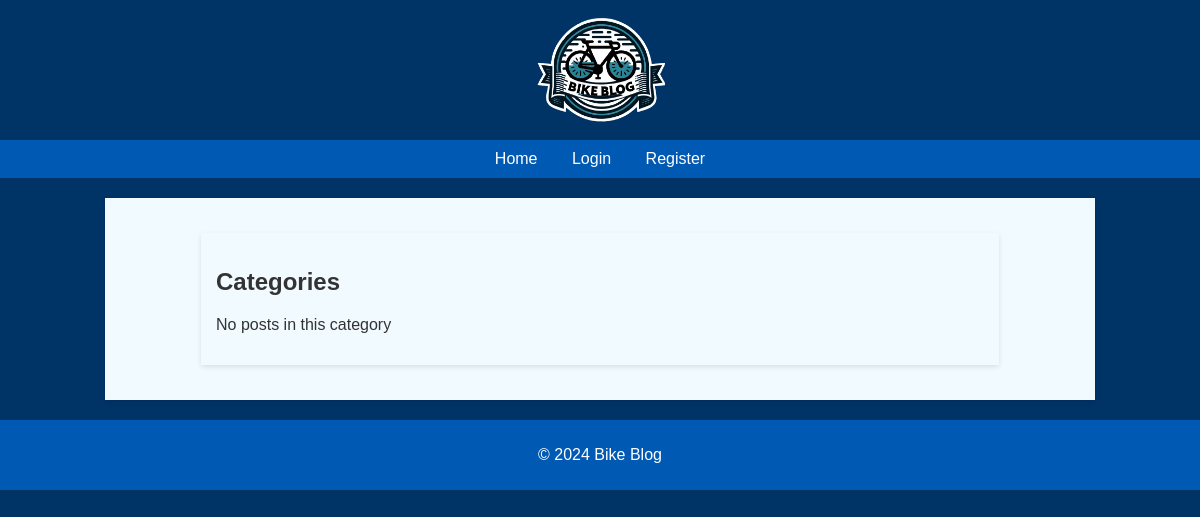
The app's page /category/Sprzęt i Akcesoria, older data.
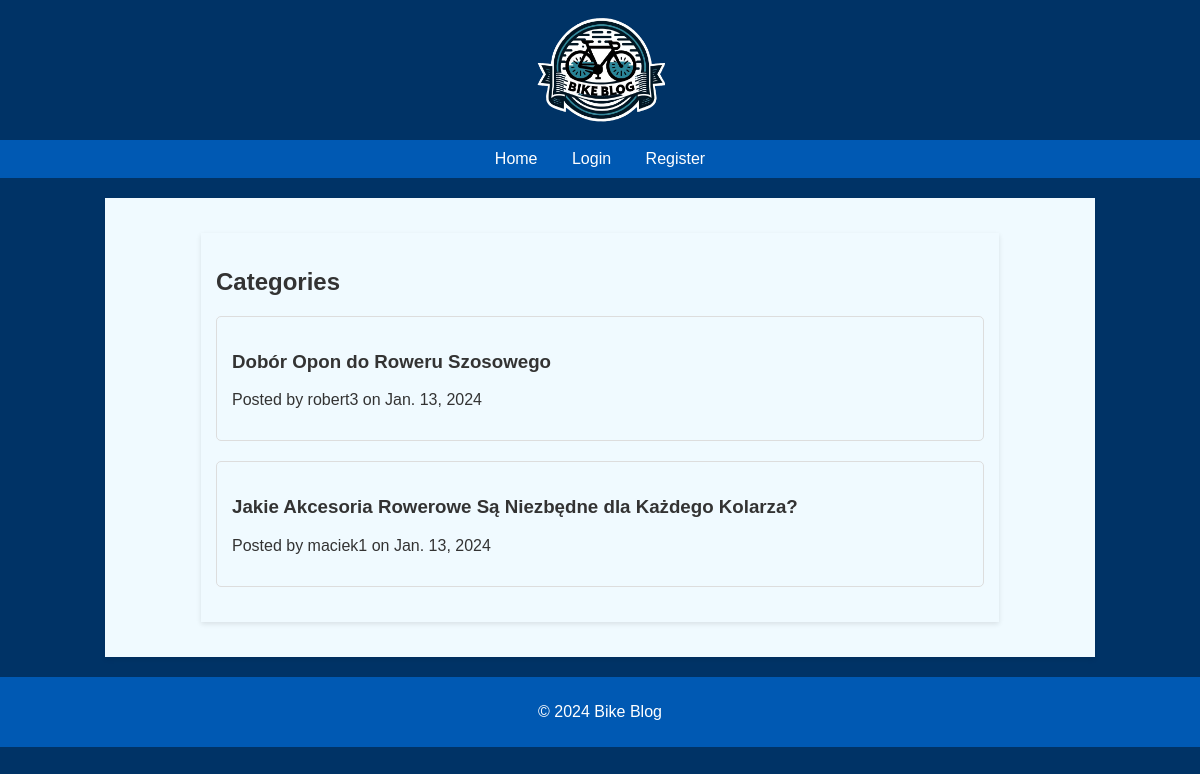
The same page, newer data.
### theblog/models.py (models this page shows, shortened)
class Post(models.Model):
    title = models.CharField(max_length=255)
    title_tag = models.CharField(max_length=255)
    author = models.ForeignKey(User, on_delete=models.CASCADE)
    body = models.TextField()
    post_date = models.DateField(auto_now_add=True)
    category = models.CharField(max_length=255, default='uncategorized')
    image = models.ImageField(null=True, blank=True, upload_to='images/')

### theblog/views.py (the view)
# urls.py: path('category/<str:categories>',CategoryView, name = 'category'),
def CategoryView(request, categories):
    category_posts = Post.objects.filter(category = categories)
    return render(request, 'categories.html', {'categories':categories.title(), 'category_posts':category_posts})

### theblog/templates/categories.html (shortened to what this page needs)
{% extends 'base.html' %}
{% block content %}
<div class="container">
    <h2>Categories</h2>
    {% if category_posts %}
        <div class="category-posts">
            {% for post in category_posts %}
                <div class="post">
                    <h3><a href="{% url 'article-detail' post.id %}">{{ post.title }}</a></h3>
                    <p>Posted by {{ post.author }} on {{ post.post_date }}</p>
                </div>
            {% endfor %}
        </div>
    {% else %}
        <p>No posts in this category</p>
    {% endif %}
</div>
{% endblock %}

Row changes from the older to the newer data that the page shows:
added Post: title "Dobór Opon do Roweru Szosowego", author "robert3", post_date "Jan. 13, 2024"
added Post: title "Jakie Akcesoria Rowerowe Są Niezbędne dla Każdego Kolarza?", author "maciek1", post_date "Jan. 13, 2024"
Text that changed along with them:
text no longer shown: "No posts in this category"
